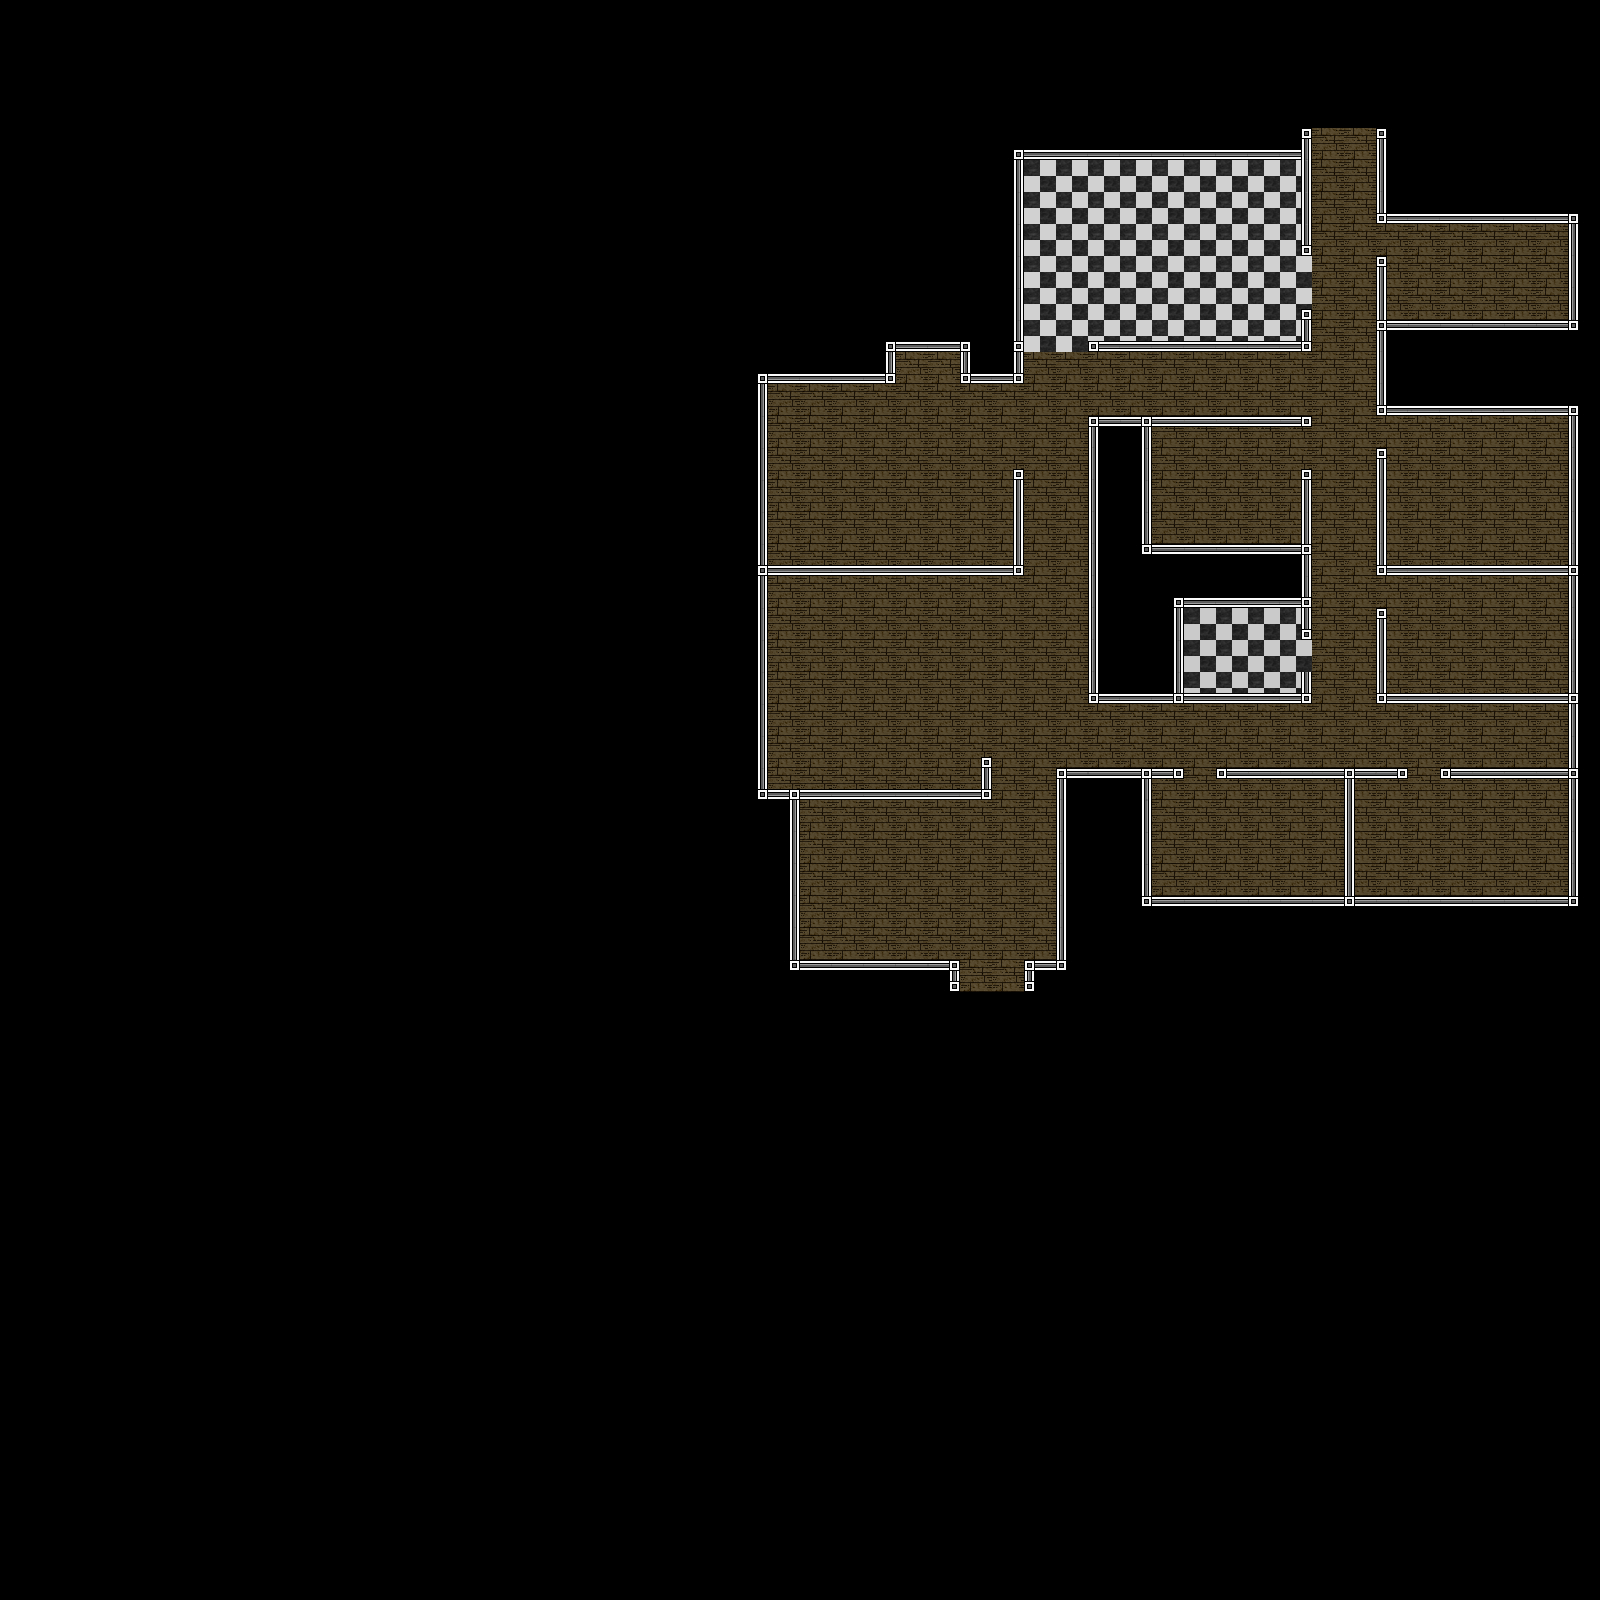

This game map was drawn from its Tiled (.tmx) file and the tilesets committed beside it. A one-line description and the trimmed map source follow:
An orthogonal 50x50 tile map with 32x32 px tiles, 6 tile layers (Tile Floor, Floor, Walls 4, Walls 3, ...) and 4 objects.

<map version="1.0" orientation="orthogonal" renderorder="right-down" width="50" height="50" tilewidth="32" tileheight="32" nextobjectid="1">
 <properties>
  <property name="unity:isTrigger" value="true" />
  <property name="unity:tag" value="Ground Hardwood" />
 </properties>
 <tileset firstgid="1" name="IndoorTileset" tilewidth="32" tileheight="32" spacing="8" tilecount="18">
  <image source="../Sprites/IndoorTileset.png" width="232" height="112" />
  <tile id="7">
   <objectgroup draworder="index">
    <object id="0" x="0" y="0" width="32" height="31.9565" />
   </objectgroup>
  </tile>
  <tile id="8">
   <objectgroup draworder="index">
    <object id="0" x="-0.0869565" y="-0.0869565" width="32.0435" height="32.087" />
   </objectgroup>
  </tile>
  <tile id="9">
   <objectgroup draworder="index">
    <object id="0" x="0" y="20.9565" width="31.913" height="11.0435" />
   </objectgroup>
  </tile>
  <tile id="10">
   <objectgroup draworder="index">
    <object id="0" x="20.9565" y="20.9565" width="11.0435" height="10.9565" />
   </objectgroup>
  </tile>
 </tileset>
 <layer name="Tile Floor" width="50" height="50">
  <properties>
   <property name="unity:isTrigger" value="true" />
   <property name="unity:tag" value="Ground Tile" />
  </properties>
  <data>[2500 cells, 54 non-empty, 1 distinct tile ids]</data>
 </layer>
 <layer name="Floor" width="50" height="50" opacity="0.97">
  <properties>
   <property name="unity:isTrigger" value="true" />
   <property name="unity:tag" value="Ground Hardwood" />
  </properties>
  <data>[2500 cells, 405 non-empty, 2 distinct tile ids]</data>
 </layer>
 <layer name="Walls 4" width="50" height="50">
  <properties>
   <property name="unity:isTrigger" value="false" />
  </properties>
  <data>[2500 cells, 3 non-empty, 1 distinct tile ids]</data>
 </layer>
 <layer name="Walls 3" width="50" height="50">
  <properties>
   <property name="unity:isTrigger" value="false" />
  </properties>
  <data>[2500 cells, 33 non-empty, 2 distinct tile ids]</data>
 </layer>
 <layer name="Walls 2" width="50" height="50">
  <properties>
   <property name="unity:isTrigger" value="false" />
  </properties>
  <data>[2500 cells, 47 non-empty, 2 distinct tile ids]</data>
 </layer>
 <layer name="Walls" width="50" height="50">
  <properties>
   <property name="unity:isTrigger" value="false" />
  </properties>
  <data>[2500 cells, 220 non-empty, 3 distinct tile ids]</data>
 </layer>
</map>
